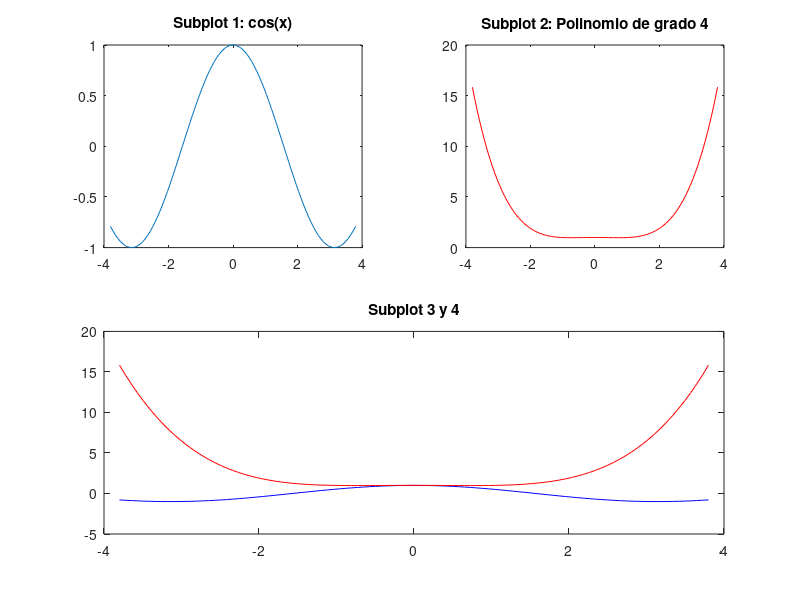

Write the MATLAB code that produced this figure.
%{
    SI727576 - Edgar Guzmán Claustro
    IS727272 - Marco Ricardo Cordero Hernández

    Manual de funciones

    subplot
%}

clc, clear, close all

subplot(2,2,1);
x = linspace(-3.8,3.8);
y_cos = cos(x);
plot(x,y_cos);
title('Subplot 1: cos(x)');

subplot(2,2,2);
y_poly = 1 - x.^2./12 + x.^4./13;
plot(x,y_poly,'r');
title('Subplot 2: Polinomio de grado 4');

subplot(2,2,[3,4]);
plot(x,y_cos,'b',x,y_poly,'r');
title('Subplot 3 y 4');
